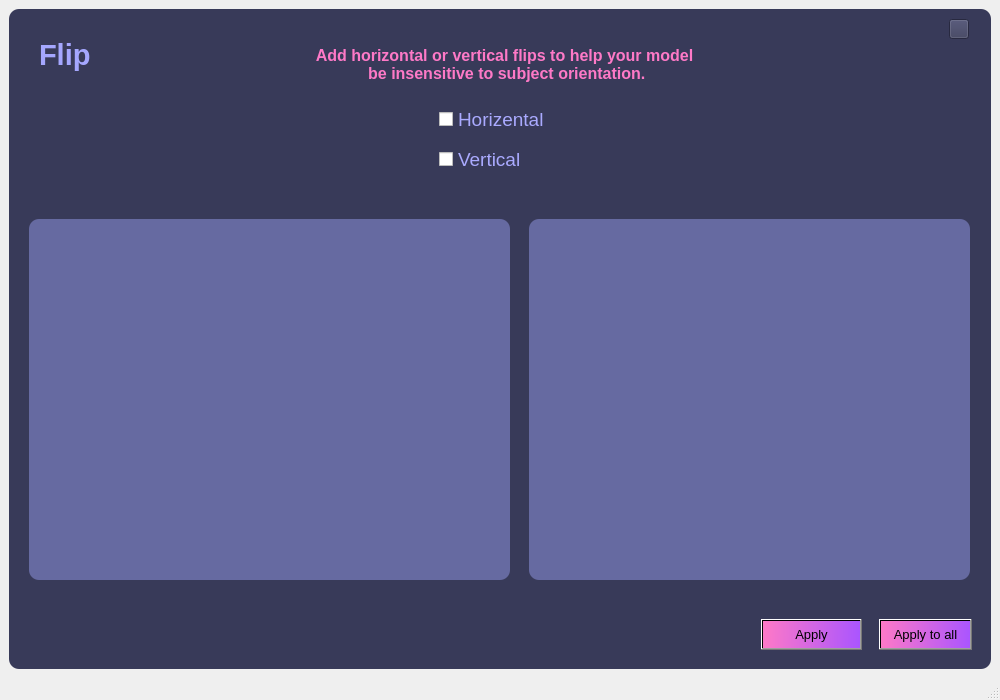
<?xml version="1.0" encoding="UTF-8"?>
<ui version="4.0">
 <class>FlipWindow</class>
 <widget class="QMainWindow" name="FlipWindow">
  <property name="geometry">
   <rect>
    <x>0</x>
    <y>0</y>
    <width>1000</width>
    <height>700</height>
   </rect>
  </property>
  <property name="windowTitle">
   <string>MainWindow</string>
  </property>
  <widget class="QWidget" name="centralwidget">
   <layout class="QVBoxLayout" name="verticalLayout">
    <item>
     <widget class="QFrame" name="frame">
      <property name="font">
       <font>
        <weight>75</weight>
        <bold>true</bold>
       </font>
      </property>
      <property name="styleSheet">
       <string notr="true">QFrame {
	background-color: rgb(56,58,89);
	color:rgb(220,220,220);
	border-radius : 10px;
}</string>
      </property>
      <property name="frameShape">
       <enum>QFrame::StyledPanel</enum>
      </property>
      <property name="frameShadow">
       <enum>QFrame::Raised</enum>
      </property>
      <widget class="QLabel" name="label_original_image">
       <property name="geometry">
        <rect>
         <x>20</x>
         <y>210</y>
         <width>481</width>
         <height>361</height>
        </rect>
       </property>
       <property name="styleSheet">
        <string notr="true">background-color: rgb(102, 106, 161);</string>
       </property>
       <property name="text">
        <string/>
       </property>
      </widget>
      <widget class="QCheckBox" name="checkBox_h">
       <property name="geometry">
        <rect>
         <x>430</x>
         <y>100</y>
         <width>131</width>
         <height>20</height>
        </rect>
       </property>
       <property name="font">
        <font>
         <pointsize>14</pointsize>
         <weight>50</weight>
         <bold>false</bold>
        </font>
       </property>
       <property name="styleSheet">
        <string notr="true">color: rgb(170, 170, 255);
</string>
       </property>
       <property name="text">
        <string>Horizental</string>
       </property>
      </widget>
      <widget class="QCheckBox" name="checkBox_v">
       <property name="geometry">
        <rect>
         <x>430</x>
         <y>140</y>
         <width>121</width>
         <height>20</height>
        </rect>
       </property>
       <property name="font">
        <font>
         <pointsize>14</pointsize>
        </font>
       </property>
       <property name="styleSheet">
        <string notr="true">color: rgb(170, 170, 255);
</string>
       </property>
       <property name="text">
        <string>Vertical</string>
       </property>
      </widget>
      <widget class="QLabel" name="label_desqription">
       <property name="geometry">
        <rect>
         <x>240</x>
         <y>30</y>
         <width>511</width>
         <height>51</height>
        </rect>
       </property>
       <property name="font">
        <font>
         <pointsize>12</pointsize>
         <weight>75</weight>
         <bold>true</bold>
        </font>
       </property>
       <property name="styleSheet">
        <string notr="true">color:rgb(254,121,199);</string>
       </property>
       <property name="text">
        <string>Add horizontal or vertical flips to help your model 
 be insensitive to subject orientation.</string>
       </property>
       <property name="textFormat">
        <enum>Qt::PlainText</enum>
       </property>
       <property name="alignment">
        <set>Qt::AlignCenter</set>
       </property>
      </widget>
      <widget class="QLabel" name="label_fliped_image">
       <property name="geometry">
        <rect>
         <x>520</x>
         <y>210</y>
         <width>441</width>
         <height>361</height>
        </rect>
       </property>
       <property name="styleSheet">
        <string notr="true">background-color: rgb(102, 106, 161);</string>
       </property>
       <property name="text">
        <string/>
       </property>
      </widget>
      <widget class="QLabel" name="label_2">
       <property name="geometry">
        <rect>
         <x>30</x>
         <y>20</y>
         <width>101</width>
         <height>51</height>
        </rect>
       </property>
       <property name="font">
        <font>
         <pointsize>22</pointsize>
         <weight>75</weight>
         <bold>true</bold>
        </font>
       </property>
       <property name="styleSheet">
        <string notr="true">
color: rgb(165, 167, 255);</string>
       </property>
       <property name="text">
        <string>Flip</string>
       </property>
      </widget>
      <widget class="QPushButton" name="pushButton">
       <property name="geometry">
        <rect>
         <x>752</x>
         <y>610</y>
         <width>101</width>
         <height>31</height>
        </rect>
       </property>
       <property name="font">
        <font>
         <pointsize>10</pointsize>
        </font>
       </property>
       <property name="styleSheet">
        <string notr="true">background-color: qlineargradient(spread:pad, x1:0, y1:0.5, x2:1, y2:0.506, stop:0 rgba(254, 121, 199, 255), stop:1 rgba(170, 85, 255, 255));</string>
       </property>
       <property name="text">
        <string>Apply</string>
       </property>
      </widget>
      <widget class="QPushButton" name="pushButton_4">
       <property name="geometry">
        <rect>
         <x>940</x>
         <y>10</y>
         <width>20</width>
         <height>20</height>
        </rect>
       </property>
       <property name="styleSheet">
        <string notr="true">background-color: rgb(56,58,89);</string>
       </property>
       <property name="text">
        <string/>
       </property>
       <property name="icon">
        <iconset>
         <normaloff>exit2.png</normaloff>exit2.png</iconset>
       </property>
       <property name="iconSize">
        <size>
         <width>20</width>
         <height>20</height>
        </size>
       </property>
      </widget>
      <widget class="QPushButton" name="pushButton_5">
       <property name="geometry">
        <rect>
         <x>870</x>
         <y>610</y>
         <width>93</width>
         <height>31</height>
        </rect>
       </property>
       <property name="font">
        <font>
         <pointsize>10</pointsize>
        </font>
       </property>
       <property name="styleSheet">
        <string notr="true">background-color: qlineargradient(spread:pad, x1:0, y1:0.5, x2:1, y2:0.506, stop:0 rgba(254, 121, 199, 255), stop:1 rgba(170, 85, 255, 255));</string>
       </property>
       <property name="text">
        <string>Apply to all</string>
       </property>
      </widget>
     </widget>
    </item>
   </layout>
  </widget>
  <widget class="QStatusBar" name="statusbar"/>
 </widget>
 <resources/>
 <connections/>
</ui>
